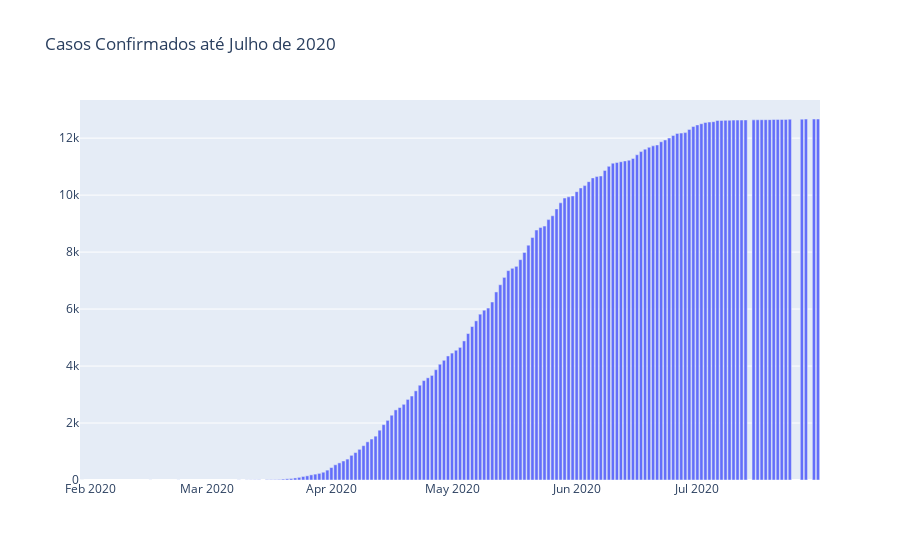

The cell this chart's notebook holds for it:
### Markdown cell above
**6. Elabore um gráfico que mostra o cumulativo de casos notificados ao longo do tempo;**

### Code cell
c_notificados = pd.DataFrame({'Data':dados["_dt_notificacao"].value_counts().index.values, 'Novos casos':dados["_dt_notificacao"].value_counts()})
c_notificados = c_notificados.sort_values('Data',ascending=True)
c_notificados['acumulado']= c_notificados['Novos casos'].cumsum()

fig = go.Figure()
fig.add_trace(go.Bar(x = c_notificados['Data'],
                       y = c_notificados['acumulado']))
layout = fig.update_layout(dict(title = 'Casos Confirmados até Julho de 2020'))
fig.show()

### Figure 1 — Plotly figure (JSON) as saved in the notebook; plotly's stock layout.template omitted (floating-point values rounded to 4 significant figures; data arrays with more than 128 entries replaced by an {"elided": "..."} marker saying what was removed)
{"data": [{"type": "bar", "x": {"elided": "142 str values"}, "y": {"elided": "142 int values"}}], "layout": {"title": {"text": "Casos Confirmados até Julho de 2020"}}}
